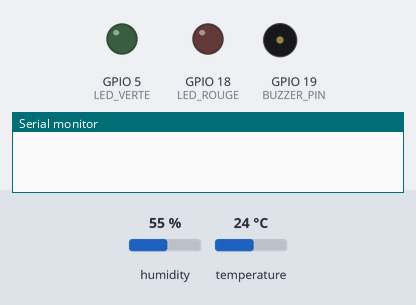
The sketch below on a simulated ESP32. Parts: output pins drawn as LEDs (lit = HIGH), buzzer (waves = sounding, pin HIGH), the last lines printed to the serial monitor. The test bench sets the inputs (shaded band); at power-on: temperature 24 °C, humidity 55 %.

Above: at 0.0 s.
At 2.2 s:
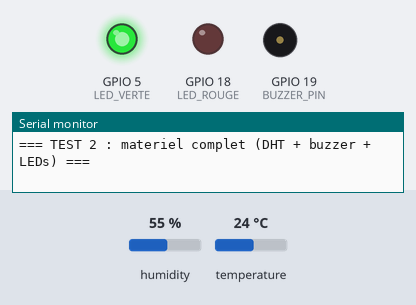
2.3 s: temperature set to 28 °C
6.5 s: temperature set to 31 °C
At 7.9 s:
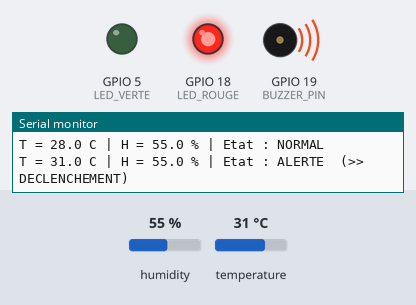
Timing chart, 0 to 9.5 s (numbered marks = the images above; inputs shaded):
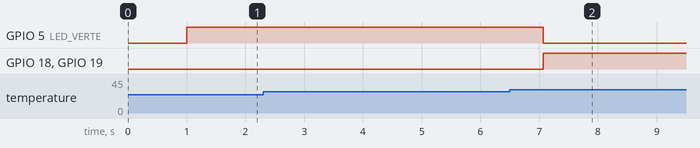

The sketch:

test_materiel.ino
```cpp
/*
 * TEST 2 — Validation complète du matériel (SANS WiFi)
 * ─────────────────────────────────────────────────────────────
 * Vérifie : lecture DHT11 + machine à états avec hystérésis
 *           + buzzer + LED rouge (alerte) + LED verte (normal).
 *
 * Brochage (broches sûres, identiques au code final) :
 *   DHT11 VCC  → 3V3        Buzzer (+) → GPIO 19
 *   DHT11 DATA → GPIO 23    LED rouge  → GPIO 18 (+ résistance 220Ω)
 *   DHT11 GND  → GND        LED verte  → GPIO 5  (+ résistance 220Ω)
 *   (buzzer − et cathodes des LEDs → GND)
 *
 * Bibliothèques : "DHT sensor library" (Adafruit) + "Adafruit Unified Sensor".
 * Moniteur série : 115200 bauds.
 */

#include <DHT.h>

// ─── Brochage ─────────────────────────────────────────────────
#define DHT_PIN     23
#define DHT_TYPE    DHT11
#define BUZZER_PIN  19
#define LED_ROUGE   18
#define LED_VERTE   5

// ─── Seuils (hystérésis) ──────────────────────────────────────
// Astuce démo : pour déclencher facilement en soufflant, baissez
// temporairement ces valeurs (ex. SEUIL_HAUT 28 / SEUIL_BAS 26).
const float SEUIL_HAUT = 30.0;  // déclenche l'alerte si temp >= 30
const float SEUIL_BAS  = 28.0;  // arrête l'alerte si temp < 28

DHT dht(DHT_PIN, DHT_TYPE);
bool enAlerte = false; // état courant : false = NORMAL, true = ALERTE

void setup() {
  Serial.begin(115200);
  delay(1000);
  Serial.println("\n=== TEST 2 : materiel complet (DHT + buzzer + LEDs) ===");

  pinMode(BUZZER_PIN, OUTPUT);
  pinMode(LED_ROUGE, OUTPUT);
  pinMode(LED_VERTE, OUTPUT);

  dht.begin();

  // État initial : normal → LED verte allumée
  digitalWrite(BUZZER_PIN, LOW);
  digitalWrite(LED_ROUGE, LOW);
  digitalWrite(LED_VERTE, HIGH);
}

void loop() {
  delay(2000); // le DHT11 a besoin d'au moins 1 s entre 2 lectures

  float temp = dht.readTemperature();
  float humid = dht.readHumidity();

  if (isnan(temp) || isnan(humid)) {
    Serial.println("Erreur de lecture du DHT11 -> verifier le cablage (VCC/DATA/GND).");
    return;
  }

  // ─── Machine à états avec hystérésis ────────────────────────
  bool avant = enAlerte;
  if (enAlerte) {
    if (temp < SEUIL_BAS) enAlerte = false;   // retour à la normale
  } else {
    if (temp >= SEUIL_HAUT) enAlerte = true;  // déclenchement
  }

  // ─── Pilotage des actionneurs ───────────────────────────────
  if (enAlerte) {
    digitalWrite(BUZZER_PIN, HIGH);
    digitalWrite(LED_ROUGE, HIGH);
    digitalWrite(LED_VERTE, LOW);
  } else {
    digitalWrite(BUZZER_PIN, LOW);
    digitalWrite(LED_ROUGE, LOW);
    digitalWrite(LED_VERTE, HIGH);
  }

  // ─── Affichage moniteur série ───────────────────────────────
  Serial.print("T = ");
  Serial.print(temp, 1);
  Serial.print(" C | H = ");
  Serial.print(humid, 1);
  Serial.print(" % | Etat : ");
  Serial.print(enAlerte ? "ALERTE" : "NORMAL");
  if (avant != enAlerte) Serial.print(enAlerte ? "  (>> DECLENCHEMENT)" : "  (>> RETOUR NORMAL)");
  Serial.println();
}
```

Measured:
- the behaviour switches between 29 and 30 °C on temperature (found by bisection; images 1 and 2)
- after the input at 6.5 s, GPIO 5 (LED_VERTE): HIGH → LOW after 0.57 s; GPIO 18 (LED_ROUGE), GPIO 19 (BUZZER_PIN): LOW → HIGH after 0.57 s
